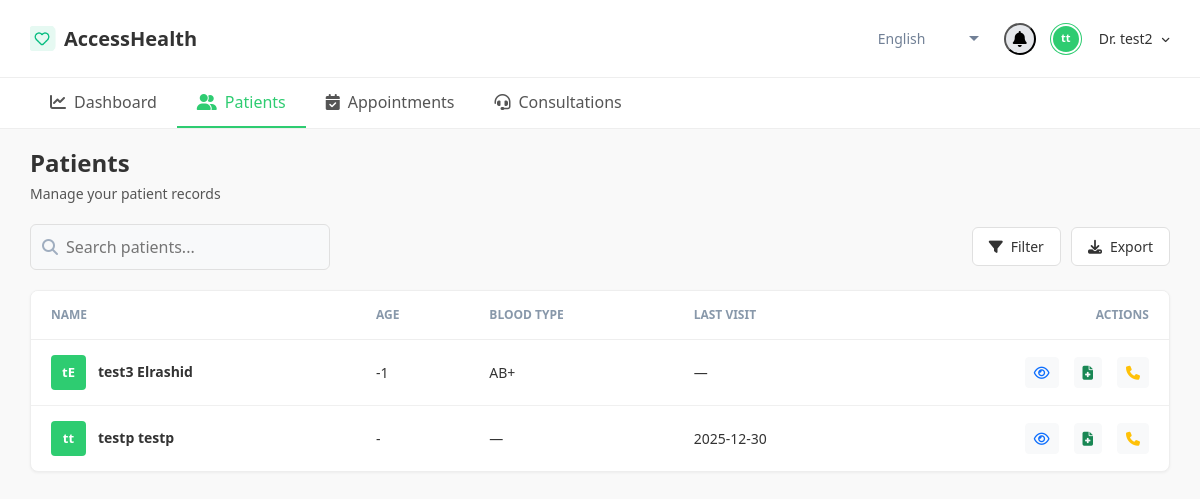
Screenshot of /doctor/patients/ (signed in) with the database file from the repository.
### webapp/models.py (models this page shows, shortened)
class Doctor(models.Model):
    SPECIALIZATION_CHOICES = [
        ('CARDIOLOGY', 'Cardiology'),
        ('NEUROLOGY', 'Neurology'),
        ('ORTHOPEDICS', 'Orthopedics'),
        ('PEDIATRICS', 'Pediatrics'),
        ('PSYCHIATRY', 'Psychiatry'),
        ('ONCOLOGY', 'Oncology'),
        ('GENERAL', 'General Practice'),
    ]
    GENDER_CHOICES = [
        ('M', 'Male'),
        ('F', 'Female'),
    ]
    user = models.OneToOneField(
        CustomUser,
        on_delete=models.CASCADE,
        related_name='doctor_profile'
    )
    doctor_licence_number = models.CharField(
        max_length=50,
        unique=True,
        help_text="Medical license number"
    )
    first_name = models.CharField(max_length=100)
    last_name = models.CharField(max_length=100)
    dob = models.DateField()
    district = models.CharField(max_length=100,default="kigali")
    sector = models.CharField(max_length=100,default="Gasabo")
    gender = models.CharField(max_length=1, choices=GENDER_CHOICES)
    primary_practice_district = models.CharField(max_length=100)
    phone_number = models.CharField(max_length=15)
    hospital_or_clinic_affiliation = models.CharField(
        max_length=200,
        blank=True,
        null=True
    )
    specialization = models.CharField(
        max_length=100,
        choices=SPECIALIZATION_CHOICES
    )
    years_of_experience = models.PositiveIntegerField(
        validators=[MinValueValidator(0)]
    )
    professional_bio = models.TextField(blank=True, null=True)
    profile_image = models.ImageField(
        upload_to='doctor_profiles/',
        blank=True,
        null=True
    )
    is_available = models.BooleanField(default=True)
    created_at = models.DateTimeField(auto_now_add=True)
    updated_at = models.DateTimeField(auto_now=True)
    notify_email = models.BooleanField(default=True)
    notify_sms = models.BooleanField(default=False)
    notify_in_app = models.BooleanField(default=True)
    hospitals = models.ManyToManyField(
        Hospital,
        through="DoctorHospital",
        related_name="doctors",
        blank=True,
    )
    class Meta:
        ordering = ['last_name', 'first_name']
        indexes = [
            models.Index(fields=['user']),
            models.Index(fields=['specialization']),
            models.Index(fields=['hospital_or_clinic_affiliation']),
        ]

class Patient(models.Model):
    GENDER_CHOICES = [
        ('M', 'Male'),
        ('F', 'Female'),
        ('O', 'Other'),
    ]
    user = models.OneToOneField(CustomUser, on_delete=models.CASCADE, related_name='patient_profile')
    patient_national_id = models.CharField(max_length=16, unique=True)
    first_name = models.CharField(max_length=100)
    last_name = models.CharField(max_length=100)
    dob = models.DateField()
    gender = models.CharField(max_length=1, choices=GENDER_CHOICES)
    district = models.CharField(max_length=100)
    sector = models.CharField(max_length=100)
    phone_number = models.CharField(max_length=15)
    blood_type = models.CharField(max_length=3, blank=True, null=True)
    address = models.CharField(max_length=255, blank=True, null=True)
    emergency_contact = models.CharField(max_length=255, blank=True, null=True)
    avatar = models.ImageField(upload_to='avatars/patients/', blank=True, null=True)
    doctors = models.ManyToManyField('Doctor', related_name='patients')
    HEALTH_STATUS_CHOICES = [
        ('stable', 'Stable'),
        ('monitoring', 'Monitoring'),
        ('improved', 'Improved'),
        ('critical', 'Critical'),
        ('scheduled', 'Scheduled'),
    ]
    health_status = models.CharField(
        max_length=20,
        choices=HEALTH_STATUS_CHOICES,
        default='scheduled'
    )
    created_at = models.DateTimeField(auto_now_add=True)
    updated_at = models.DateTimeField(auto_now=True)
    property
    def age(self):
        today = date.today()
        if self.dob:
            return today.year - self.dob.year - ((today.month, today.day) < (self.dob.month, self.dob.day))
        return None
    @property
    def last_visit(self):
        last_appt = self.appointments.filter(status='completed').order_by('-appointment_date').first()
        if last_appt:
            return last_appt.appointment_date
        return None

class Appointment(models.Model):
    STATUS_CHOICES = [
        ('pending', 'Pending'),
        ('confirmed', 'Confirmed'),
        ('completed', 'Completed'),
        ('cancelled', 'Cancelled'),
    ]
    APPOINTMENT_TYPE_CHOICES = [
        ('consultation', 'Consultation'),
        ('follow-up', 'Follow-up'),
        ('check-up', 'Check-up'),
        ('emergency', 'Emergency'),
    ]
    doctor = models.ForeignKey(
        Doctor,
        on_delete=models.CASCADE,
        related_name='appointments'
    )
    patient = models.ForeignKey(
        'Patient',
        on_delete=models.CASCADE,
        related_name='appointments'
    )
    appointment_date = models.DateField()
    appointment_time = models.TimeField()
    appointment_type = models.CharField(
        max_length=20,
        choices=APPOINTMENT_TYPE_CHOICES
    )
    status = models.CharField(
        max_length=20,
        choices=STATUS_CHOICES,
        default='pending'
    )
    notes = models.TextField(blank=True, null=True)
    created_at = models.DateTimeField(auto_now_add=True)
    updated_at = models.DateTimeField(auto_now=True)
    class Meta:
        ordering = ['-appointment_date', 'appointment_time']
        indexes = [
            models.Index(fields=['doctor', 'appointment_date']),
            models.Index(fields=['patient']),
            models.Index(fields=['status']),
        ]

### webapp/views.py (the view)
# urls.py: path('doctor/patients/', views.patients_list, name='patients_list'),
@login_required
def patients_list(request):
    try:
        doctor = Doctor.objects.get(user=request.user)
    except Doctor.DoesNotExist:
        doctor = None
        return render(request, 'patients_list.html', {'page_obj': None})
    all_patients = Patient.objects.filter(doctors=doctor).order_by('-created_at')
    query = request.GET.get('q')
    if query:
        all_patients = all_patients.filter(
            first_name__icontains=query
        ) | all_patients.filter(
            last_name__icontains=query
        )
    paginator = Paginator(all_patients, 10)
    page_number = request.GET.get('page')
    page_obj = paginator.get_page(page_number)
    context = {
        'page_obj': page_obj,
        'doctor': doctor
    }
    return render(request, 'patients_list.html', context)

### webapp/templates/patients_list.html (shortened to what this page needs)
{% load static %}
<!DOCTYPE html>
<html lang="en">
<head>
    <link href="https://cdn.jsdelivr.net/npm/bootstrap@5.3.3/dist/css/bootstrap.min.css" rel="stylesheet">
    <link rel="stylesheet" href="https://cdnjs.cloudflare.com/ajax/libs/font-awesome/6.4.2/css/all.min.css">
</head>
<body>
   <header class="navbar">
        <div class="navbar-left">
            <a href="#" class="logo">
                <img src="{% static 'heart.png' %}" alt="Heart Icon Logo">
                AccessHealth
            </a>
        </div>
        <div class="navbar-right">
            <div class="nav-icon-group">
                <div class="language-select">
                    <select id="language-selector" class="language-dropdown">
                        <option value="en" selected>
                            <i class="fas fa-globe"></i> English
                        </option>
                    </select>
                </div>
               <div class="notification-wrapper">
                    <button class="notification-icon" id="notification-btn">
                        <i class="fa-solid fa-bell"></i>
                    </button>
                </div>
            <div class="user-profile" id="user-profile-toggle">
                <div class="user-avatar">{{ doctor.first_name|first }}{{ doctor.last_name|first }}</div>
                <div class="user-name">
                    Dr. {{ doctor.first_name }}
                    <i class="fa-solid fa-angle-down" style="font-size: 10px; margin-left: 5px;"></i>
                </div>
            </div>
        </div>
    </header>
    <nav class="main-nav">
        <a href="{% url 'doctor_dashboard' %}" class="nav-item">
            <i class="fa-solid fa-chart-line"></i> Dashboard
        </a>
        <div class="nav-item active">
            <i class="fa-solid fa-user-group"></i> Patients
        </div>
        <a href="{%url 'doctor_appontments'%}" class="nav-item">
            <i class="fa-solid fa-calendar-check"></i> Appointments
        </a>
        <a href="{%url 'consultations'%}" class="nav-item">
            <i class="fa-solid fa-headset"></i> Consultations
        </a>
    </nav>
    <main class="main-content">
        <div class="page-header">
            <h1>Patients</h1>
            <p>Manage your patient records</p>
        </div>
        <div class="toolbar-container">
    <form method="get" class="search-large">
        <i class="fas fa-search"></i>
        <input
            type="text"
            name="q"
            placeholder="Search patients..."
            value="{{ request.GET.q|default:'' }}"
        >
    </form>
    <div class="action-buttons">
        <button type="button" class="btn-toolbar">
            <i class="fa-solid fa-filter"></i> Filter
        </button>
        <button type="button" class="btn-toolbar">
            <i class="fa-solid fa-download"></i> Export
        </button>
    </div>
</div>
<div class="table-card">
    <table class="patient-table">
        <thead>
            <tr>
                <th>Name</th>
                <th>Age</th>
                <th>Blood Type</th>
                <th>Last Visit</th>
                <th style="text-align: right;">Actions</th>
            </tr>
        </thead>
        <tbody>
            {% if page_obj %}
                {% for patient in page_obj %}
                <tr>
                    <td>
                        <div class="patient-cell">
                            <div class="table-avatar avatar-green">
                                {{ patient.first_name|first }}{{ patient.last_name|first }}
                            </div>
                            <div class="patient-info">
                                <span class="name">
                                    {{ patient.first_name }} {{ patient.last_name }}
                                </span>
                            </div>
                        </div>
                    </td>
                    <td>{{ patient.age|default:"-" }}</td>
                    <td>{{ patient.blood_type|default:"—" }}</td>
                    <td>
                        {% if patient.last_visit %}
                            {{ patient.last_visit|date:"Y-m-d" }}
                        {% else %}
                            —
                        {% endif %}
                    </td>
                    <td>
                        <div class="actions-cell">
                            <button class="btn btn-sm btn-light text-primary"
                                    data-bs-toggle="modal"
                                    data-bs-target="#viewPatientModal{{ patient.id }}"
                                    title="View Details">
                                <i class="fa-regular fa-eye"></i>
                            </button>
                            <button class="btn btn-sm btn-light text-success"
                                    data-bs-toggle="modal"
                                    data-bs-target="#addRecordModal{{ patient.id }}"
                                    title="Add Medical Record">
                                <i class="fa-solid fa-file-medical"></i>
                            </button>
                            <button class="btn btn-sm btn-light text-warning"
                                    data-bs-toggle="modal"
                                    data-bs-target="#contactModal{{ patient.id }}"
                                    title="Contact Info">
                                <i class="fa-solid fa-phone"></i>
                            </button>
                        </div>
                    </td>
                </tr>
                {% endfor %}
            {% else %}
                <tr>
                    <td colspan="6" style="text-align:center; padding:24px; color:#aaa;">
                        No patients found.
                    </td>
                </tr>
            {% endif %}
        </tbody>
    </table>
</div>
    </main>
</body>
</html>

### rows the page displays
Doctor: first_name|first "t", last_name|first "t", first_name "test2"
Patient: first_name|first "t", last_name|first "E", first_name "test3", last_name "Elrashid", age "-1", blood_type "AB+"
Patient: first_name|first "t", last_name|first "t", first_name "testp", last_name "testp", age "-", blood_type "—", last_visit "2025-12-30"
